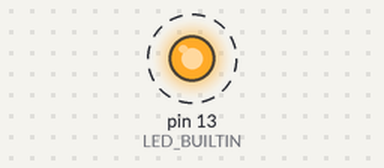
This sketch was run on a simulated Arduino Uno, built with avr-gcc and run on an emulated ATmega328P. On the bench: output pins drawn as LEDs (lit = HIGH). Dashed ring = blinking. What the sketch prints to the serial monitor is not drawn.

Above: at 0.5 s.
Timing chart, 0 to 4.6 s (numbered marks = the images above):
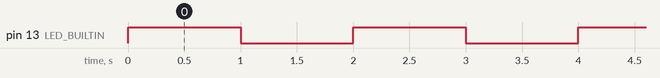

Measured:
- by itself, pin 13 (LED_BUILTIN): alternates HIGH for 1.0 s and LOW for 1.0 s

The sketch:

blink13_xiao.ino
```cpp
// je crois que c'est que pour le S3 car le C3 n'a pas de led builtin

void setup() {
  // put your setup code here, to run once:
  Serial.begin(115200);
  Serial.println("blink 13 xiao: loop debug xiao");
  pinMode( LED_BUILTIN, OUTPUT );

}

void loop() {
  // put your main code here, to run repeatedly:

  Serial.println("on");
  digitalWrite( LED_BUILTIN, HIGH );
  delay(1000);
  Serial.println("off");
  digitalWrite( LED_BUILTIN, LOW );
  delay(1000);
}
```
